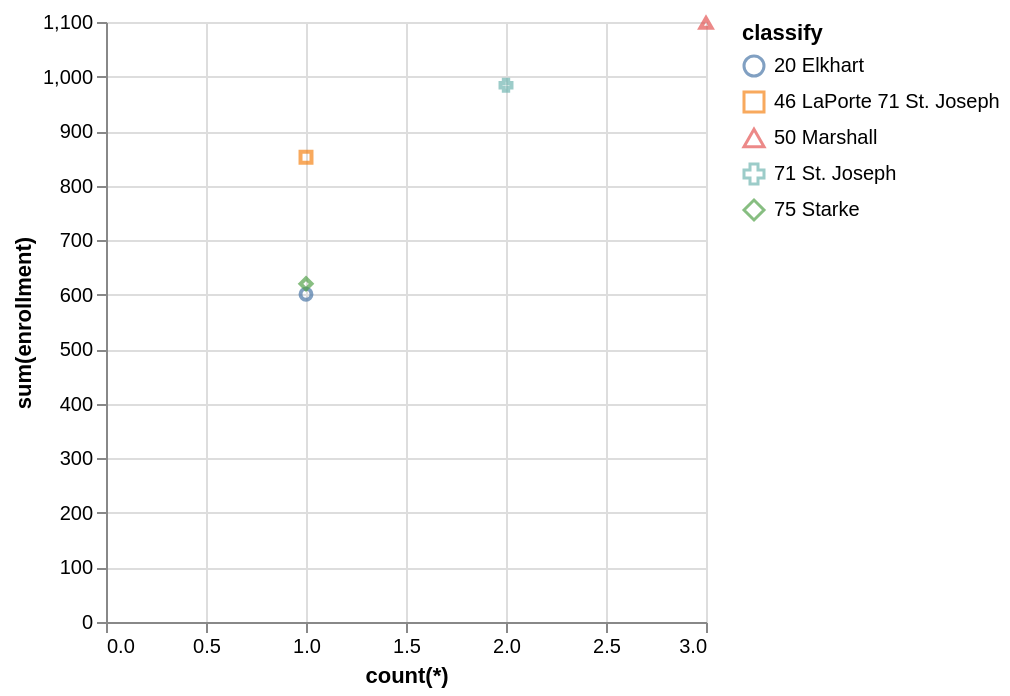

The specification (Vega-Lite) saved for this image:
### Vega-Lite specification from a JSON file in a GitHub repository (floating-point values rounded to 4 significant figures)
{"data": {"values": [{"x_data": 1, "y_data": 601, "classify": "20 Elkhart"}, {"x_data": 1, "y_data": 852, "classify": "46 LaPorte 71 St. Joseph"}, {"x_data": 3, "y_data": 1098, "classify": "50 Marshall"}, {"x_data": 2, "y_data": 984, "classify": "71 St. Joseph"}, {"x_data": 1, "y_data": 620, "classify": "75 Starke"}]}, "mark": "point", "encoding": {"x": {"field": "x_data", "type": "quantitative", "title": "count(*)", "scale": {"zero": "false"}}, "y": {"field": "y_data", "type": "quantitative", "title": "sum(enrollment)", "scale": {"zero": "false"}}, "color": {"field": "classify", "type": "nominal"}, "shape": {"field": "classify", "type": "nominal"}}}
